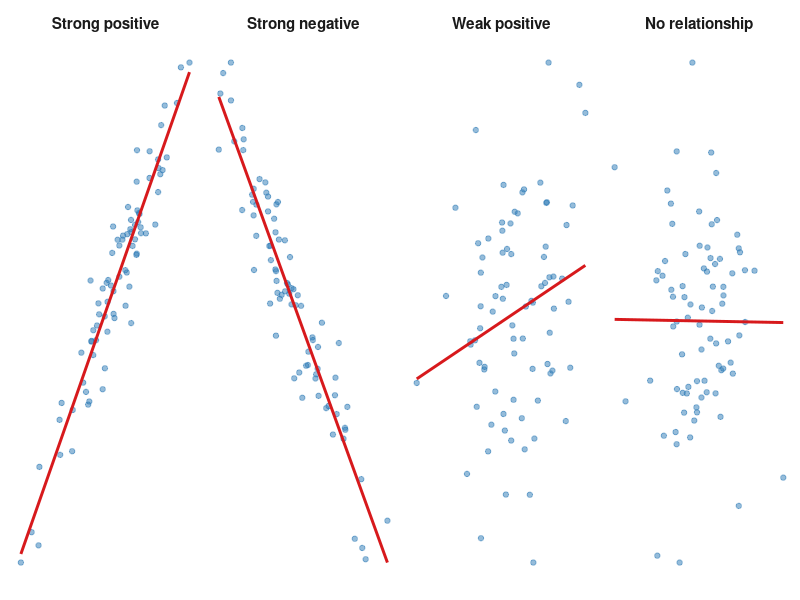
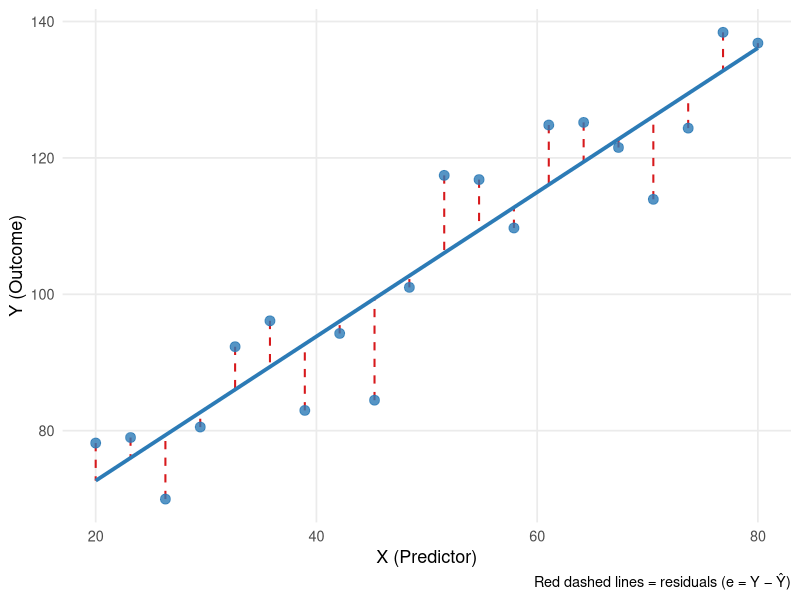
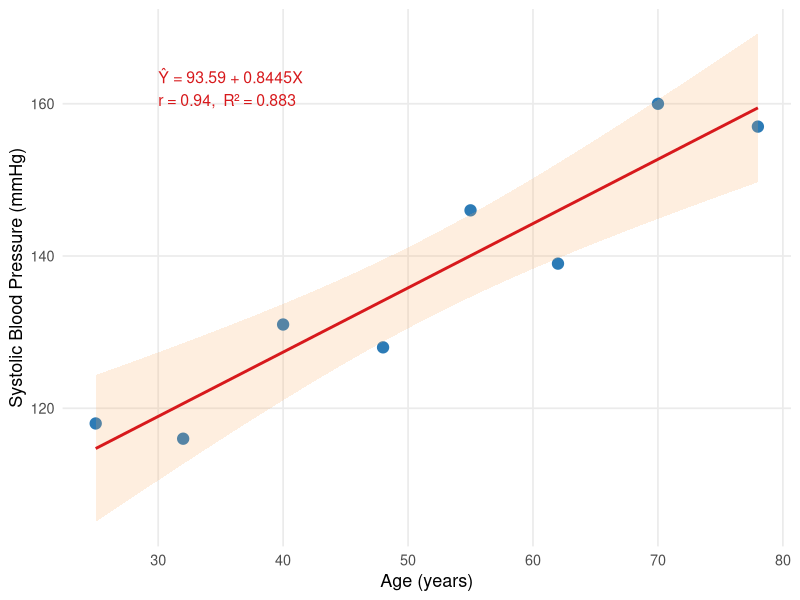

R code for these plots, in order:
## ---- chunk 1
#| label: setup
#| include: false

library(ggplot2)
library(knitr)
library(kableExtra)
library(patchwork)
# Table helpers (used by the book and the slides)
# tbl_fs(): font size; PDF tables use 10pt so they fit the page width
# pdf_w():  fixed column width in the PDF only, so long text wraps
tbl_fs <- function(html_size = 13) if (knitr::is_latex_output()) 10 else html_size
pdf_w  <- function(x) if (knitr::is_latex_output()) x else NULL
## ---- chunk 2
#| label: fig-scatter-types
#| fig-cap: "Four possible relationships between two variables"
#| fig-align: center
#| fig-height: 4
#| fig-width: 10

set.seed(42)
n <- 80

d1 <- data.frame(x = rnorm(n), y = 0.8*rnorm(n, mean=0) + rnorm(n,sd=0.5),
                 type = "Strong positive")
d1$y <- d1$x * 0.9 + rnorm(n, sd=0.3)

d2 <- data.frame(x = rnorm(n), y = -0.9*rnorm(n) + rnorm(n,sd=0.3),
                 type = "Strong negative")
d2$y <- -d2$x * 0.9 + rnorm(n, sd=0.3)

d3 <- data.frame(x = rnorm(n), y = 0.4*rnorm(n) + rnorm(n,sd=0.9),
                 type = "Weak positive")
d3$y <- d3$x * 0.3 + rnorm(n, sd=0.9)

d4 <- data.frame(x = rnorm(n), y = rnorm(n),
                 type = "No relationship")

all_d <- rbind(d1, d2, d3, d4)
all_d$type <- factor(all_d$type,
                     levels = c("Strong positive","Strong negative",
                                "Weak positive","No relationship"))

ggplot(all_d, aes(x = x, y = y)) +
  geom_point(alpha = 0.5, color = "#2c7bb6", size = 1.5) +
  geom_smooth(method = "lm", se = FALSE, color = "#d7191c",
              linewidth = 1, formula = y ~ x) +
  facet_wrap(~ type, nrow = 1, scales = "free") +
  theme_minimal(base_size = 12) +
  theme(axis.text = element_blank(),
        axis.ticks = element_blank(),
        axis.title = element_blank(),
        panel.grid = element_blank(),
        strip.text = element_text(face = "bold", size = 11))
## ---- chunk 3
#| label: tbl-r-interpret
#| tbl-cap: "General guidelines for interpreting the correlation coefficient"

r_tab <- data.frame(
  `|r| range` = c("0.00 - 0.19", "0.20 - 0.39",
                   "0.40 - 0.59", "0.60 - 0.79", "0.80 - 1.00"),
  Strength = c("Negligible", "Weak", "Moderate", "Strong", "Very strong"),
  Direction = c("-", "Positive or negative depending on sign",
                "Positive or negative depending on sign",
                "Positive or negative depending on sign",
                "Positive or negative depending on sign")
)

kable(r_tab, col.names = c("Size of r (ignoring sign)", "Strength", "Note"),
      align = c("c","l","l")) |>
  kable_styling(bootstrap_options = c("striped","hover","bordered"),
                full_width = FALSE, font_size = tbl_fs(13)) |>
  column_spec(1, bold = TRUE, color = "#2c7bb6")
## ---- chunk 4
#| label: tbl-ex1-data
#| tbl-cap: "Age and Systolic Blood Pressure of 8 Adults"

age <- c(25, 32, 40, 48, 55, 62, 70, 78)
sbp <- c(118, 116, 131, 128, 146, 139, 160, 157)

ex1 <- data.frame(Subject = paste0("S", 1:8), Age = age, SBP = sbp)

kable(ex1, col.names = c("Subject", "Age (years)", "SBP (mmHg)"),
      align = c("c","c","c")) |>
  kable_styling(bootstrap_options = c("striped","hover","bordered"),
                full_width = FALSE, font_size = tbl_fs(13))
## ---- chunk 5
#| label: tbl-ex1-calc
#| tbl-cap: "Column totals needed for r (the same totals are reused for the regression line in Example 2)"

n   <- length(age)
calc <- data.frame(
  Subject = paste0("S", 1:n),
  x  = age,
  y  = sbp,
  x2 = age^2,
  y2 = sbp^2,
  xy = age * sbp
)
calc_all <- rbind(calc,
                  data.frame(Subject = "Total", x = sum(age), y = sum(sbp),
                             x2 = sum(age^2), y2 = sum(sbp^2), xy = sum(age * sbp)))

kable(calc_all,
      col.names = c("Subject", "x", "y", "x^2", "y^2", "xy"),
      align = rep("c", 6), format.args = list(big.mark = ",")) |>
  kable_styling(bootstrap_options = c("striped","hover","bordered"),
                full_width = FALSE, font_size = tbl_fs(12)) |>
  row_spec(n + 1, bold = TRUE) |>
  row_spec(0, bold = TRUE, color = "white", background = "#2c7bb6")

Sx  <- sum(age); Sy <- sum(sbp); Sx2 <- sum(age^2); Sy2 <- sum(sbp^2); Sxy <- sum(age * sbp)
num <- n * Sxy - Sx * Sy           # numerator of r and b1
dx  <- n * Sx2 - Sx^2              # x-bracket
dy  <- n * Sy2 - Sy^2              # y-bracket
r1  <- num / sqrt(dx * dy)
b1  <- round(num / dx, 4)
b0  <- round(Sy / n - b1 * Sx / n, 2)
# thousands separator for use inside $math$: {,} avoids the space LaTeX adds after a comma
fm  <- function(v) format(v, big.mark = "{,}", scientific = FALSE)
## ---- chunk 6
#| label: fig-ols
#| fig-cap: "Least squares regression line minimizes the sum of squared residuals (vertical red lines)"
#| fig-align: center
#| fig-height: 4
#| fig-width: 6

set.seed(10)
x <- seq(20, 80, length = 20)
y <- 60 + 0.9 * x + rnorm(20, sd = 10)
fit <- lm(y ~ x)
df_ols <- data.frame(x = x, y = y,
                     yhat = fitted(fit),
                     resid = residuals(fit))

ggplot(df_ols, aes(x = x, y = y)) +
  geom_segment(aes(xend = x, yend = yhat),
               color = "#d7191c", linewidth = 0.7, linetype = "dashed") +
  geom_smooth(method = "lm", se = FALSE, color = "#2c7bb6",
              linewidth = 1.3, formula = y ~ x) +
  geom_point(size = 3, color = "#2c7bb6", alpha = 0.8) +
  labs(x = "X (Predictor)", y = "Y (Outcome)",
       caption = "Red dashed lines = residuals (e = Y − Ŷ)") +
  theme_minimal(base_size = 13) +
  theme(panel.grid.minor = element_blank())
## ---- chunk 7
#| label: fig-ex1-fit
#| fig-cap: "Scatter plot with fitted regression line: Age vs. Systolic Blood Pressure"
#| fig-align: center
#| fig-height: 4
#| fig-width: 6

fit1 <- lm(sbp ~ age)
df1  <- data.frame(age = age, sbp = sbp)

ggplot(df1, aes(x = age, y = sbp)) +
  geom_point(size = 3.5, color = "#2c7bb6") +
  geom_smooth(method = "lm", se = TRUE, color = "#d7191c",
              fill = "#fdae61", alpha = 0.2, formula = y ~ x) +
  annotate("text", x = 30, y = 162,
           label = paste0("Ŷ = ", sprintf("%.2f", b0),
                          " + ", sprintf("%.4f", b1), "X\n",
                          "r = ", round(cor(age,sbp),3),
                          ",  R² = ", round(cor(age,sbp)^2,3)),
           hjust = 0, size = 4, color = "#d7191c") +
  labs(x = "Age (years)", y = "Systolic Blood Pressure (mmHg)") +
  theme_minimal(base_size = 13) +
  theme(panel.grid.minor = element_blank())
## ---- chunk 8
#| label: tbl-assumptions
#| tbl-cap: "Assumptions of Simple Linear Regression"

assump <- data.frame(
  Assumption = c("Linearity",
                 "Independence",
                 "Homoscedasticity",
                 "Normality of residuals"),
  Meaning = c(
    "The relationship between X and Y is linear (a straight line is appropriate)",
    "Observations are independent of each other",
    "The spread of residuals is roughly constant across all values of X",
    "Residuals are approximately normally distributed"
  ),
  `How to Check` = c(
    "Scatter plot of X vs. Y; residual plot",
    "Study design - satisfied by random sampling",
    "Plot of residuals vs. fitted values - no funnel shape",
    "Histogram or Q-Q plot of residuals"
  )
)

kable(assump, col.names = c("Assumption", "Meaning", "How to Check"),
      align = c("l","l","l")) |>
  kable_styling(bootstrap_options = c("striped","hover","bordered"),
                full_width = FALSE, font_size = tbl_fs(13)) |>
  column_spec(1, bold = TRUE, color = "#2c7bb6", width = pdf_w("1.3in")) |>
  column_spec(2, width = pdf_w("2.2in")) |>
  column_spec(3, width = pdf_w("2.0in"))
## ---- chunk 9
#| label: tbl-spss-model
#| tbl-cap: "SPSS Output: Model Summary"

model_sum <- data.frame(
  R = "0.821",
  R2 = "0.674",
  `Adjusted R2` = "0.666",
  `Std. Error of the Estimate` = "8.458"
)

kable(model_sum,
      col.names = c("R", "R2", "Adjusted R2", "Std. Error of the Estimate"),
      align = rep("c",4)) |>
  kable_styling(bootstrap_options = c("bordered"),
                full_width = FALSE, font_size = tbl_fs(13)) |>
  row_spec(0, bold = TRUE, color = "white", background = "#2c7bb6")
## ---- chunk 10
#| label: tbl-spss-anova
#| tbl-cap: "SPSS Output: ANOVA Table"

anova_tab <- data.frame(
  Source = c("Regression", "Residual", "Total"),
  SS = c("5621.4", "2718.6", "8340.0"),
  df = c("1", "38", "39"),
  MS = c("5621.4", "71.5", ""),
  F = c("78.62", "", ""),
  Sig = c("< 0.001", "", "")
)

kable(anova_tab,
      col.names = c("", "Sum of Squares", "df", "Mean Square", "F", "Sig."),
      align = c("l","c","c","c","c","c")) |>
  kable_styling(bootstrap_options = c("bordered"),
                full_width = FALSE, font_size = tbl_fs(13)) |>
  row_spec(0, bold = TRUE, color = "white", background = "#2c7bb6") |>
  row_spec(1, bold = TRUE)
## ---- chunk 11
#| label: tbl-spss-coef
#| tbl-cap: "SPSS Output: Coefficients Table"

coef_tab <- data.frame(
  ` ` = c("Constant", "Waist circumference"),
  B = c("32.15", "0.87"),
  SE = c("6.24", "0.10"),
  Beta = c("-", "0.821"),
  t = c("5.15", "8.87"),
  Sig = c("< 0.001", "< 0.001")
)

kable(coef_tab,
      col.names = c("", "B", "Std. Error", "Beta (standardized)", "t", "Sig."),
      align = c("l","c","c","c","c","c")) |>
  kable_styling(bootstrap_options = c("bordered"),
                full_width = FALSE, font_size = tbl_fs(13)) |>
  row_spec(0, bold = TRUE, color = "white", background = "#2c7bb6") |>
  row_spec(2, bold = TRUE)
